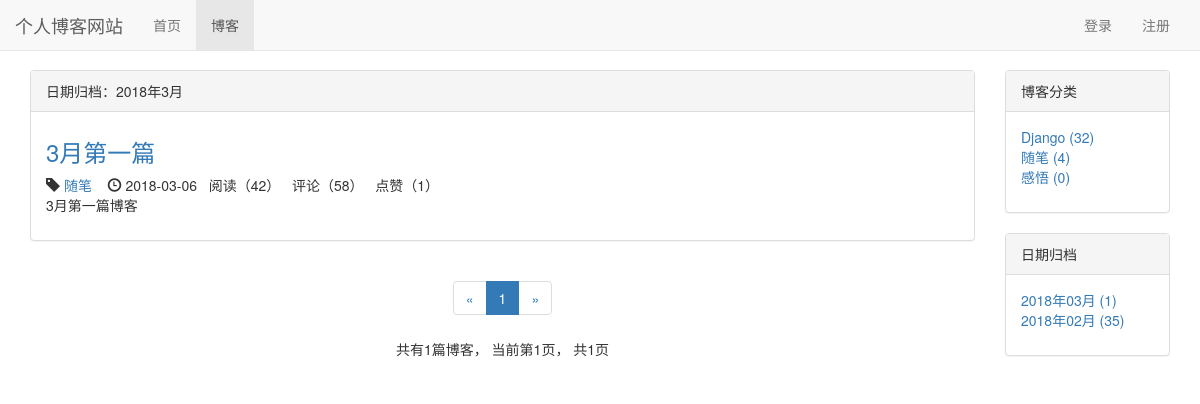
The app's page /blog/date/2018/3 with its own data.
### blog/models.py (models this page shows, shortened)
class Blog(models.Model, ReadNumExpandMethod):
    title = models.CharField(max_length=50)
    blog_type = models.ForeignKey(BlogType, on_delete=models.CASCADE)
    content = RichTextUploadingField()
    author = models.ForeignKey(User, on_delete=models.CASCADE)
    read_details = GenericRelation(ReadDetail)
    readed_num = models.IntegerField(default=0)
    create_time = models.DateTimeField(auto_now_add=True)
    last_updated_time = models.DateTimeField(auto_now=True)
    class Meta:
        ordering = ['-create_time']

class BlogType(models.Model):
    type_name = models.CharField(max_length=15)
    def __str__(self):
        return self.type_name

### read_statistics/models.py (models this page shows)
class ReadNum(models.Model):
    read_num = models.IntegerField(default=0)
    content_type = models.ForeignKey(ContentType, on_delete=models.CASCADE)
    object_id = models.PositiveIntegerField()
    content_object = GenericForeignKey('content_type', 'object_id')

### likes/models.py (models this page shows)
class LikeCount(models.Model):
    content_type = models.ForeignKey(ContentType, on_delete=models.CASCADE)
    object_id = models.PositiveIntegerField()
    content_object = GenericForeignKey('content_type', 'object_id')
    liked_num = models.IntegerField(default=0)

### blog/views.py (the view)
# urls.py: path('date/<int:year>/<int:month>', views.blogs_with_date, name="blogs_with_date"),
def blogs_with_date(request, year, month):
    blogs_all_list = Blog.objects.filter(create_time__year=year, create_time__month=month)
    context = get_blog_list_common_data(request, blogs_all_list)
    context['blogs_with_date'] = '%s年%s月' % (year, month)
    return render(request,'blog/blogs_with_date.html', context)

### comment/templatetags/comment_tags.py (called while the page is built)
@register.simple_tag
def get_comment_count(obj):
    content_type = ContentType.objects.get_for_model(obj)
    return Comment.objects.filter(content_type=content_type, object_id=obj.pk).count()

### likes/templatetags/likes_tags.py (called while the page is built)
@register.simple_tag
def get_like_count(obj):
    content_type = ContentType.objects.get_for_model(obj)
    like_count, create = LikeCount.objects.get_or_create(content_type=content_type, object_id=obj.pk)
    return like_count.liked_num

### read_statistics/models.py (called while the page is built)
    def get_read_num(self):
            try:
                ct = ContentType.objects.get_for_model(self)
                readnum = ReadNum.objects.get(content_type=ct, object_id=self.pk)
                return readnum.read_num
            except exceptions.ObjectDoesNotExist:
                return 0

### user/context_processors.py (called while the page is built)
def login_modal_form(request):
    return {'login_modal_form': LoginForm()}

### blog/templates/blog/blogs_with_date.html (shortened to what this page needs)
{% extends 'blog/blog_list.html' %}
{% block blog_list_title %}
    日期归档：{{ blogs_with_date }}
{% endblock %}

### blog/templates/blog/blog_list.html (shortened to what this page needs)
{% extends 'base.html' %}
{% block nav_blog_active %}active{% endblock %}
{% load staticfiles %}
{% load comment_tags %}
{% load likes_tags %}
{% block header_extends %}
    <link rel="stylesheet" href="{% static 'blog/blog.css' %}">
{% endblock %}
{% block content %}
    <div class="container">
        <div class="row">
            <div class="col-xs-12 col-sm-8 col-md-9 col-lg-10">
                <div class="panel panel-default">
                    <div class="panel-heading">{% block blog_list_title %}博客列表{% endblock %}</div>
                    <div class="panel-body">
                            {% for blog in blogs %}
                                <div class="blog">
                                    <h3><a href="{% url 'blog_detail' blog.pk %}">{{ blog.title }}</a></h3>
                                    <p class="blog-info">
                                        <span class="glyphicon glyphicon-tag"></span>
                                        <a href="{% url 'blogs_with_type' blog.blog_type.pk %}">
                                            {{ blog.blog_type }}
                                        </a>&nbsp;&nbsp;
                                        <span class="glyphicon glyphicon-time"></span>
                                        {{ blog.create_time|date:"Y-m-d" }}&nbsp;&nbsp;
                                        阅读（{{ blog.get_read_num }}）&nbsp;&nbsp;
                                        评论（{% get_comment_count blog %}）&nbsp;&nbsp;
                                        点赞（{% get_like_count blog %}）
                                    </p>
                                    <p>{{ blog.content|striptags|truncatechars:120 }}</p>
                                </div>
                            {% empty %}
                                <div class="blog">
                                    <h3>暂无博客，敬请期待</h3>
                                </div>
                            {% endfor %}
                    </div>
                </div>
                <div class="paginator">
                    <ul class="pagination">
                        <li>
                            {% if page_of_blogs.has_previous %}
                                <a href="?page={{ page_of_blogs.previous_page_number}}" aria-label="Previous">
                                    <span aria-hidden="true">&laquo;</span>
                                </a>
                            {% else %}
                                <span aria-hidden="true">&laquo;</span>
                            {% endif %}
                        </li>
                        {% for page_num in page_range %}
                            {% if page_num == page_of_blogs.number %}
                                <li class="active"><span>{{ page_num }}</span></li>
                            {% else %}
                                {% if page_num == '...' %}
                                    <li><span>{{ page_num }}</span></li>
                                {% else %}
                                    <li><a href="?page={{ page_num }}">{{ page_num }}</a></li>
                                {% endif %}
                            {% endif %}
                        {% endfor %}
                        <li>
                            {% if page_of_blogs.has_next %}
                                <a href="?page={{ page_of_blogs.next_page_number}}" aria-label="Next">
                                    <span aria-hidden="true">&raquo;</span>
                                </a>
                            {% else %}
                                <span aria-hidden="true">&raquo;</span>
                            {% endif %}
                        </li>
                    </ul>
                    <p>
                        共有{{ page_of_blogs.paginator.count}}篇博客，
                        当前第{{page_of_blogs.number}}页，
                        共{{page_of_blogs.paginator.num_pages}}页
                    </p>
                </div>
            </div>
            <div class="hidden-xs col-sm-4 col-md-3 col-lg-2">
                <div class="panel panel-default">
                    <div class="panel-heading">博客分类</div>
                    <div class="panel-body">
                        <ul class="blog-types">
                            {% for blog_type in blog_types %}
                                <li>
                                    <a href="{% url 'blogs_with_type' blog_type.pk %}">
                                        {{ blog_type.type_name }} ({{ blog_type.blog_count }})
                                    </a>
                                </li>
                            {% empty %}
                                <li>暂无分类</li>
                            {% endfor %}
                        </ul>
                    </div>
                </div>
                <div class="panel panel-default">
                    <div class="panel-heading">日期归档</div>
                    <div class="panel-body">
                        <ul>
                            {% for blog_date, blog_count in blog_dates.items %}
                                <li>
                                    <a href="{% url 'blogs_with_date' blog_date.year blog_date.month %}">
                                        {{ blog_date|date:"Y年m月"}} ({{ blog_count }})
                                    </a>
                                </li>
                            {% endfor %}
                        </ul>
                    </div>
                </div>
            </div>
        </div>
    </div>
{% endblock %}

### static/base.css (style rules this page uses)
* { margin: 0; padding: 0; }
body { margin-top: 70px!important; }
ul { list-style-type: none; }

### blog/static/blog/blog.css (style rules this page uses)
ul.blog-types { list-style-type: none; }
div.blog h3 { margin-top: 0.5em; }
div.blog p.blog-info { margin-bottom: 0; }
div.paginator { text-align: center; }

### records on screen
Blog: title "3月第一篇", blog_type "随笔", create_time "2018-03-06", get_read_num "42", id "58", id.liked_num "1", content "3月第一篇博客"
BlogType: type_name "Django", blog_count "32"
BlogType: type_name "随笔", blog_count "4"
BlogType: type_name "感悟", blog_count "0"

### other values on screen
{{ blogs_with_date }} "2018年3月"
{{ page_num }} "1"
{{ page_of_blogs.paginator.count }} "1"
{{ page_of_blogs.number }} "1"
{{ page_of_blogs.paginator.num_pages }} "1"
{{ blog_date|date:"Y年m月" }} "2018年03月" "2018年02月"
{{ blog_count }} "1" "35"
